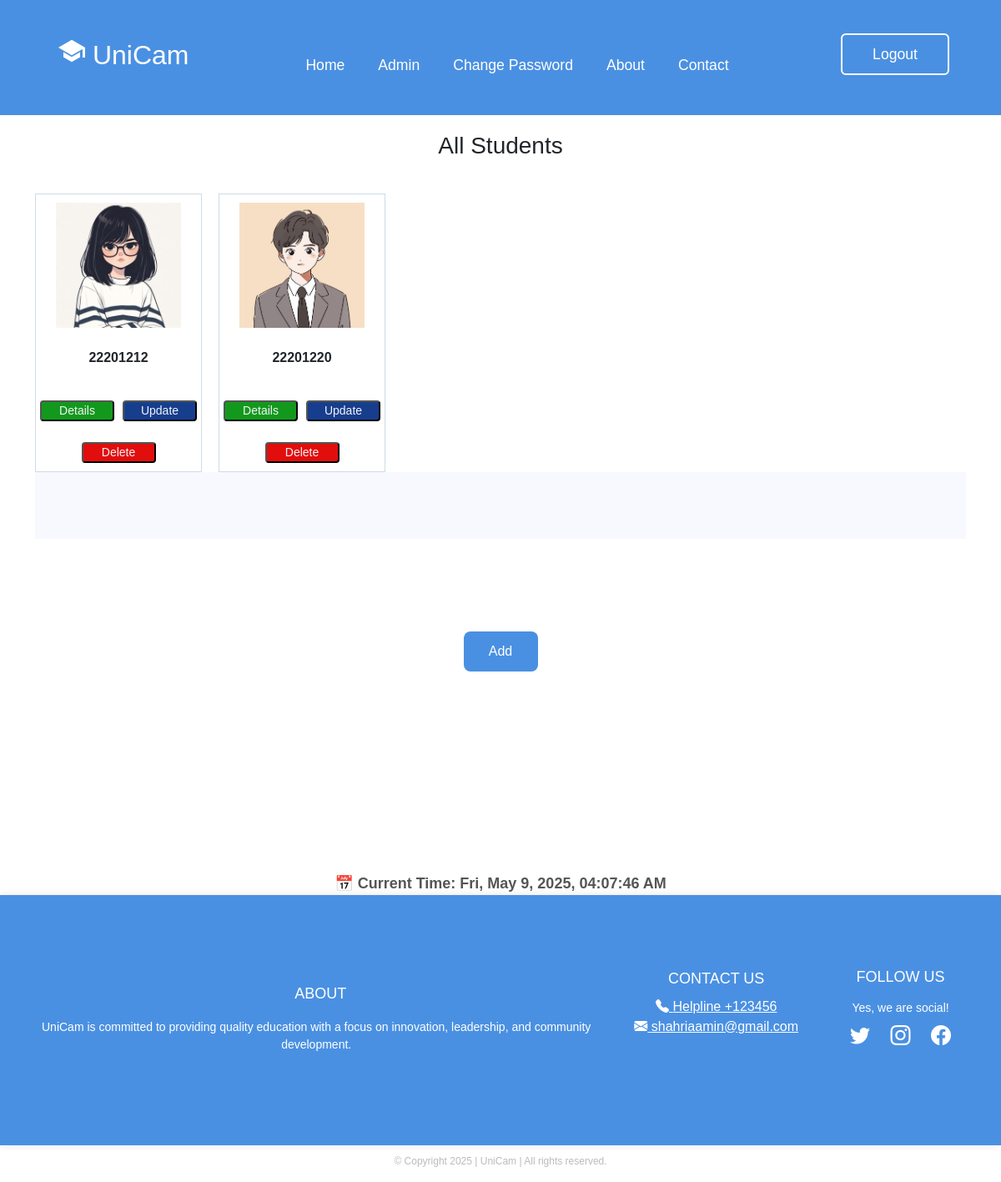
The app's page /alluser/ with its own data.
### app1/models.py (models this page shows, shortened)
class StudentInfo(models.Model):
    sroll = models.ForeignKey(Student, on_delete=models.CASCADE)
    sname = models.CharField(max_length=100)
    fathername = models.CharField(max_length=100)
    mothername = models.CharField(max_length=100)
    program = models.CharField(max_length=100)
    gender = models.CharField(max_length=100)
    phone = models.CharField(max_length=100)
    guardianphone = models.CharField(max_length=100)
    session = models.CharField(max_length=100)
    nationality = models.CharField(max_length=100)
    dob = models.CharField(max_length=100)
    email = models.EmailField()
    pic = models.ImageField(upload_to='student_pics/', null=True, blank=True)

class Student(models.Model):
    id = models.CharField(primary_key=True, max_length=100)
    def __str__(self):
        return self.id

### app1/views.py (the view)
# urls.py: path('alluser/',views.AllusersPage,name='alluser'),
def AllusersPage(request):
    students = Student.objects.all()
    infos = StudentInfo.objects.all()
    context = {'students': students,
               'infos': infos}
    return render(request, 'alluser.html',context=context)

### templates/alluser.html (shortened to what this page needs)
{% load static %}
<!DOCTYPE html>
<html lang="en">
<head>
  <link href="https://cdn.jsdelivr.net/npm/bootstrap@5.3.3/dist/css/bootstrap.min.css" rel="stylesheet"
>
  <link rel="stylesheet" href="https://cdn.jsdelivr.net/npm/bootstrap-icons@1.10.5/font/bootstrap-icons.css">
</head>
<body>
<header class="header">
  <div class="logout-button">
    <a href="{% url 'logout' %}">
      <button class="btnLogin-popup" style="position: absolute;
      right: 5px;
      top: -22px;">Logout</button>
    </a>
  </div>
  <div class="logo-title">
    <h2 class="logo"><ion-icon name="school-sharp"></ion-icon> UniCam</h2>
  </div>
  <nav class="navigation">
    <a href="{% url 'home' %}" class="active">Home</a>
    <a href="{% url 'alluser' %}">Admin</a>
    <a href="{% url 'changepass' %}">Change Password</a>
    <a href="#footer-section">About</a>
    <a href="#footer-section">Contact</a>
  </nav>
</header>
<h3 class="section-heading"  style="text-align: center; margin-top: 20px; margin-bottom: 40px;">All Students</h3>
<main class="container">
    <section class="student-info">
        <div class="info-row" style="display: flex; flex-wrap: wrap; gap: 20px;">
            {% for info in infos %}
            <div style="border: 1px solid #cddce5; padding: 10px; width: 200px; text-align: center;">
                {% if info.pic %}
                <img src="{{ info.pic.url }}" style="height: 150px; width: 150px; object-fit: cover;"><br><br>
                {% else %}
                <div style="height: 150px; width: 150px; background: #cddce5; display: flex; align-items: center; justify-content: center;">No Photo</div><br><br>
                {% endif %}
                <strong>{{info.sroll}}</strong><br><br>
<div class="button-group">
  <a href="{% url 'studentinfo' info.pk %}">
    <button type="button" style="background-color: #12991d; border-radius: 4px; ">Details</button>
  </a>
  <a href="{% url 'update_student' info.sroll.id %}">
    <button type="button" style="background-color: #163e8d; border-radius: 4px;">Update</button>
  </a>
</div>
<div class="delete-button">
  <a href="{% url 'delete_student' info.sroll.id %}">
    <button type="button" style="background-color: #e20d0d; border-radius: 4px;">Delete</button>
  </a>
</div>
            </div>
            {% endfor %}
        </div>
    <div class="center-container"><br><br><br><br><br><br><br><br><br><br><br><br><br><br>
        <button class="center-button" onclick="handleClick()" style="background-color: #4A90E2; color: white; padding: 12px 24px; border: none; border-radius: 8px; font-size: 16px;">Add</button>
      </div>
</section>
</main>
</div><br><br><br><br><br><br><br><br><br><br><br><br><br><br><br>
<div style="text-align: center; margin-top: 40px;">
  <div id="clock" style="font-size: 18px; font-weight: bold; color: #555;"></div>
</div>
<footer class="footer" id="footer-section">
  <div class="footer-section">
      <h3>ABOUT</h3>
      <p>UniCam is committed to providing quality education with a focus on innovation, leadership, and community <br>
        development.</p>
  </div>
  <div class="footer-section">
      <h3>CONTACT US</h3>
      <a href="tel:123456"  style="color: white;" ><i class="bi bi-telephone-fill" style="color: white;"    ></i> Helpline +123456</a>
      <a href="https://www.gmail.com"  style="color: white;" ><i class="bi bi-envelope-fill"  style="color: white;" ></i> shahriaamin@gmail.com</a>
  </div>
  <div class="footer-section">
      <h3 style="margin-top: -2px;">FOLLOW US</h3>
      <p>Yes, we are social!</p>
      <div class="social-icons">
        <a href="https://www.twitter.com" target="_blank"><i class="bi bi-twitter"></i></a>
        <a href="https://www.instagram.com" target="_blank"><i class="bi bi-instagram"></i></a>
        <a href="https://www.facebook.com" target="_blank"><i class="bi bi-facebook"></i></a>
      </div>
  </div>
</footer>
<div class="copyright">
  <p>© Copyright 2025 | UniCam | All rights reserved.</p>
</div>
</body>
</html>

### templates/alluser.html (style rules this page uses)
html { scroll-behavior: smooth; }
body { font-family: Arial, sans-serif; margin: 0; background: white; }
.header { display: flex; align-items: center; padding: 45px; background-color: #4A90E2; position: relative; }
.logout-button { position: absolute; right: 57px; top: 47px; }
.logo-title { display: flex; align-items: center; margin-left: 25px; }
.logo { font-size: 2em; color: #fff; user-select: none; margin-right: 10px; }
.navigation { display: flex; align-items: center; margin-left: auto; margin-right: 45px; position: absolute; left: 50%; transform: translateX(-50%); top: 25px; display: flex; }
.navigation a { position: relative; font-size: 1.1em; color: #fff; text-decoration: none; font-weight: 500; margin-left: 40px; padding-top: 40px; display: inline-block; }
.navigation a::after { content: ''; position: absolute; left: 0; bottom: -6px; width: 100%; height: 3px; background: #fff; border-radius: 5px; transform-origin: right; transform: scaleX(0); transition: transform .5s; }
.btnLogin-popup { width: 130px; height: 50px; background: transparent; border: 2px solid #fff; outline: none; border-radius: 6px; cursor: pointer; font-size: 1.1em; color: #fff; font-weight: 500; transition: .5s; }
.button-group { display: flex; justify-content: center; gap: 10px; margin-bottom: 10px; }
.footer { background-color: #4A90E2; color: white; width: 100%; padding: 90px 50px; min-height: 300px; display: flex; justify-content: space-between; align-items: flex-start; border-radius: 0; box-shadow: 0 0 10px rgba(0, 0, 0, 0.1); }
.footer-section { display: flex; flex-direction: column; justify-content: center; align-items: center; text-align: center; }
.footer-section h3 { margin-bottom: 10px; font-size: 18px; }
.footer-section p { margin: 5px 0; font-size: 14px; }
.social-icons a { color: white; margin: 0 10px; text-decoration: none; font-size: 24px; }
.copyright { width: 100%; text-align: center; font-size: 12px; color: #bbb; margin-top: 10px; }
button { margin-top: 15px; width: 89px; background-color: white; color: #f4f3f9; padding: 0 0; font-size: 14px; font-weight: 160; border-radius: 0; cursor: pointer; }
.center-container { display: flex; justify-content: center; align-items: center; height: 10vh; background-color: #f8f8ff; flex-direction: column; }

### records on screen
StudentInfo: pic (picture), sroll "22201212"
StudentInfo: pic (picture), sroll "22201220"
